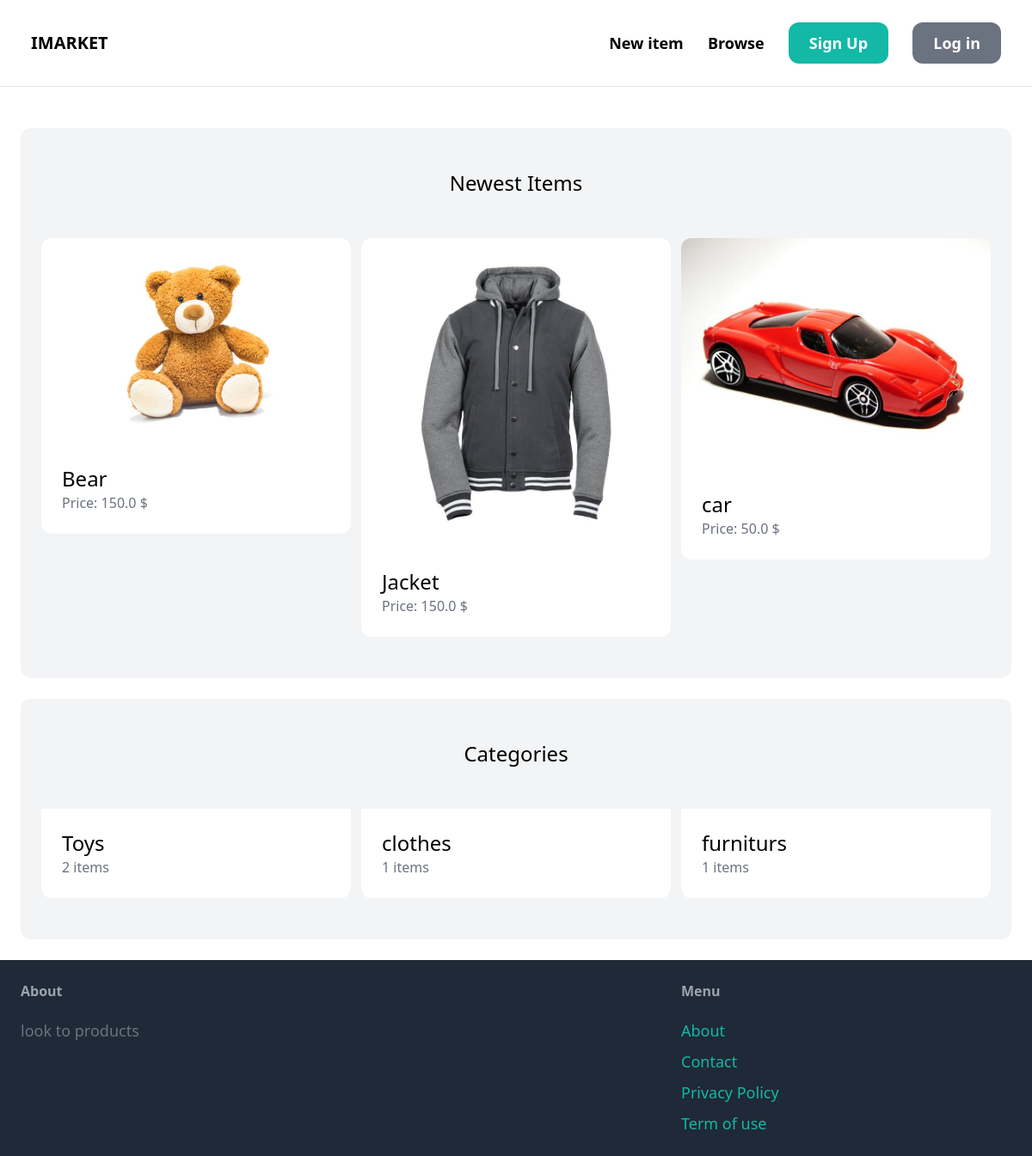
The page / on the database its author committed.
### item/models.py (models this page shows, shortened)
class Item(models.Model):
    category = models.ForeignKey(Category, related_name='items', on_delete=models.CASCADE)
    name = models.CharField(max_length=255)
    description = models.TextField(blank=True, null=True)
    price = models.FloatField()
    image = models.ImageField(upload_to='item_images', blank=True, null=True)
    is_sold = models.BooleanField(default=True)
    created_by = models.ForeignKey(User, related_name='items', on_delete=models.CASCADE)
    created_at = models.DateTimeField(auto_now_add=True)

class Category(models.Model):
    name = models.CharField(max_length=255)
    class Meta:
        ordering = ('name',)
        verbose_name_plural = 'Categories'

### core/views.py (the view)
# urls.py: path('', views.index, name='index'),
def index(request):
    items = Item.objects.filter(is_sold= False)[0:6]
    categories = Category.objects.all()
    return render(request, 'core/index.html', {
        'categories' : categories,
        'items': items,
    })

### core/templates/core/index.html (shortened to what this page needs)
{% extends 'core/base.html' %}
{% block content %}
  <div class="mt-6 px-6 py-12 bg-gray-100 rounded-xl">
    <h2 class="mb-12 text-2xl text-center">Newest Items</h2>
    <div class="grid grid-cols-3 gap-3">
      {% for item in items %}
        <div>
          <a href=" {% url 'item:detail' item.id %} ">
            <div>
              <img src="{{ item.image.url }}" class="rounded-t-xl" />
            </div>
            <div class="p-6 bg-white rounded-b-xl">
              <h2 class="text-2xl">{{ item.name }}</h2>
              <p class="text-gray-500">Price: {{ item.price }} $</p>
            </div>
          </a>
        </div>
        {% endfor %}
    </div>
  </div>
  <div class="mt-6 px-6 py-12 bg-gray-100 rounded-xl">
    <h2 class="mb-12 text-2xl text-center">Categories</h2>
    <div class="grid grid-cols-3 gap-3">
      {% for category in categories %}
        <div>
          <a href="#">
            <div class="p-6 bg-white rounded-b-xl">
              <h2 class="text-2xl">{{ category.name }}</h2>
              <p class="text-gray-500">{{category.items.count}} items</p>
            </div>
          </a>
        </div>
      {% endfor %}
    </div>
  </div>
{% endblock %}

### rows shown on the page
Item: image (picture), name "Bear", price "150.0"
Item: image (picture), name "Jacket", price "150.0"
Item: image (picture), name "car", price "50.0"
Category: name "Toys", items.count "2"
Category: name "clothes", items.count "1"
Category: name "furniturs", items.count "1"
